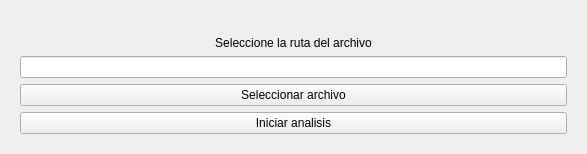
<?xml version="1.0" encoding="UTF-8"?>
<ui version="4.0">
 <class>CargaArchivo</class>
 <widget class="QWidget" name="CargaArchivo">
  <property name="geometry">
   <rect>
    <x>0</x>
    <y>0</y>
    <width>587</width>
    <height>154</height>
   </rect>
  </property>
  <property name="sizePolicy">
   <sizepolicy hsizetype="Expanding" vsizetype="Expanding">
    <horstretch>0</horstretch>
    <verstretch>0</verstretch>
   </sizepolicy>
  </property>
  <property name="windowTitle">
   <string>Form</string>
  </property>
  <layout class="QGridLayout" name="gridLayout">
   <property name="sizeConstraint">
    <enum>QLayout::SizeConstraint::SetMaximumSize</enum>
   </property>
   <property name="leftMargin">
    <number>20</number>
   </property>
   <property name="topMargin">
    <number>20</number>
   </property>
   <property name="rightMargin">
    <number>20</number>
   </property>
   <property name="bottomMargin">
    <number>20</number>
   </property>
   <item row="6" column="0">
    <widget class="QPushButton" name="botonAnalizar">
     <property name="text">
      <string>Iniciar analisis</string>
     </property>
    </widget>
   </item>
   <item row="4" column="0">
    <widget class="QPushButton" name="botonAgregarRuta">
     <property name="text">
      <string>Seleccionar archivo</string>
     </property>
    </widget>
   </item>
   <item row="1" column="0">
    <widget class="QLineEdit" name="rutaArchivo">
     <property name="layoutDirection">
      <enum>Qt::LayoutDirection::LeftToRight</enum>
     </property>
     <property name="alignment">
      <set>Qt::AlignmentFlag::AlignCenter</set>
     </property>
    </widget>
   </item>
   <item row="0" column="0" alignment="Qt::AlignmentFlag::AlignHCenter|Qt::AlignmentFlag::AlignBottom">
    <widget class="QLabel" name="descripcion">
     <property name="maximumSize">
      <size>
       <width>200</width>
       <height>50</height>
      </size>
     </property>
     <property name="layoutDirection">
      <enum>Qt::LayoutDirection::LeftToRight</enum>
     </property>
     <property name="text">
      <string>Seleccione la ruta del archivo</string>
     </property>
     <property name="alignment">
      <set>Qt::AlignmentFlag::AlignCenter</set>
     </property>
     <property name="wordWrap">
      <bool>false</bool>
     </property>
     <property name="margin">
      <number>0</number>
     </property>
     <property name="indent">
      <number>-1</number>
     </property>
    </widget>
   </item>
  </layout>
 </widget>
 <tabstops>
  <tabstop>rutaArchivo</tabstop>
  <tabstop>botonAgregarRuta</tabstop>
  <tabstop>botonAnalizar</tabstop>
 </tabstops>
 <resources/>
 <connections/>
 <designerdata>
  <property name="gridDeltaX">
   <number>20</number>
  </property>
  <property name="gridDeltaY">
   <number>20</number>
  </property>
  <property name="gridSnapX">
   <bool>false</bool>
  </property>
  <property name="gridSnapY">
   <bool>false</bool>
  </property>
  <property name="gridVisible">
   <bool>true</bool>
  </property>
 </designerdata>
</ui>
